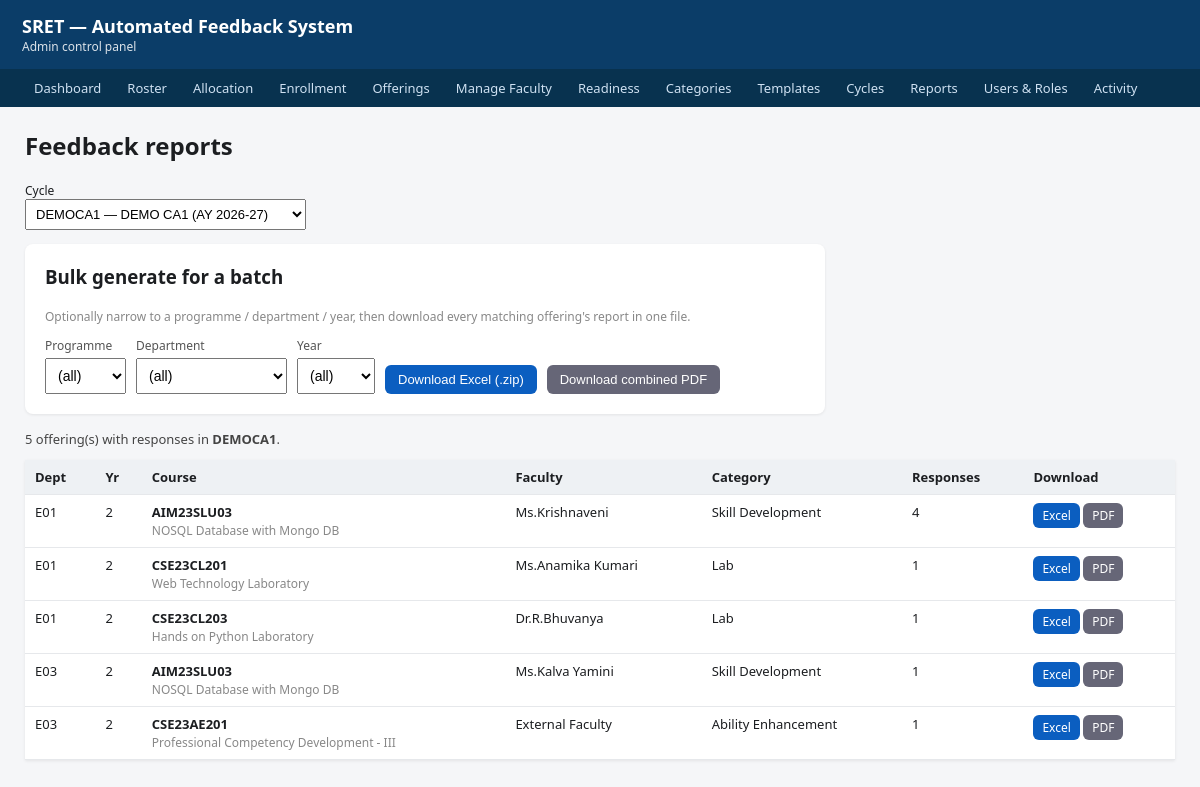
Page /admin/reports?cycle_id=4 on the committed database.
### tables this page shows
CREATE TABLE cycle (
    id            INTEGER PRIMARY KEY AUTOINCREMENT,
    code          TEXT NOT NULL,            -- 'CA1' / 'CA3' / 'testCA1' (spec §9)
    label         TEXT NOT NULL,            -- 'CA1 – Intermediate'
    academic_year TEXT NOT NULL,            -- 'AY 2026-27' (which AY this cycle belongs to)
    semester      TEXT,                     -- 'ODD'/'EVEN' — the semester this cycle covers
    email_body    TEXT,                     -- editable email text with {placeholders}
    is_open       INTEGER NOT NULL DEFAULT 0, -- 1 = accepting submissions (legacy flag, kept)
    -- v3 lifecycle (spec §9): DRAFT while uploads/readiness in progress, OPEN once
    -- the Readiness Check passes and invitations go out, CLOSED after the window,
    -- ARCHIVED once the per-cycle DB is moved aside.
    status        TEXT NOT NULL DEFAULT 'DRAFT', -- DRAFT / OPEN / CLOSED / ARCHIVED
    -- is_test (spec §9.1) — THE critical safety flag. When 1, ALL outbound email
    -- is hard-redirected to a test address inside the mailer (not by config), and
    -- generated PDFs carry a 'TEST DATA' watermark; test cycles are excluded from
    -- every real analytic and can be deleted wholesale.
    is_test       INTEGER NOT NULL DEFAULT 0,
    -- readiness_state (spec §8.6) — cached result of the Readiness Check:
    -- 'UNKNOWN' (not yet run), 'NOT_READY' (errors outstanding), 'READY' (gate open).
    -- The "Open cycle" action is disabled unless this reads 'READY'.
    readiness_state TEXT NOT NULL DEFAULT 'UNKNOWN', threshold_overall REAL NOT NULL DEFAULT 8.0, threshold_section REAL, min_responses INTEGER NOT NULL DEFAULT 10, dist_intro TEXT,
    UNIQUE (academic_year, code)
);

CREATE TABLE offering (
    id             INTEGER PRIMARY KEY AUTOINCREMENT,
    cycle_code     TEXT    NOT NULL,         -- which cycle's allocation this belongs to (scope)
    academic_year  TEXT    NOT NULL,         -- 'AY 2026-27' (kept for report headers + filenames)
    semester       TEXT,                     -- 'ODD'/'EVEN' (spec §7.2) — free-form, editable
    programme      TEXT,                     -- display label 'B.Tech'/'B.Sc'/'M.Sc'
    dept_code      TEXT    NOT NULL,         -- programme code E01…E81 (must exist in programme master)
    year_of_study  INTEGER NOT NULL,         -- 1..4 — must match a roster row (cross-check §7.2)
    section        TEXT    NOT NULL DEFAULT 'NA', -- 'A'/'B' or 'NA' if the class is not divided
    course_code    TEXT    NOT NULL,         -- e.g. 'CS4001'
    course_name    TEXT,                     -- e.g. 'Cloud Computing'
    course_type    TEXT    NOT NULL DEFAULT 'CORE', -- CORE / ELECTIVE / LAB / PROJECT (spec §7.2, §7.4)
    elective_basket TEXT,                    -- 'Elective-I' — required iff course_type=ELECTIVE
    faculty         TEXT,                    -- faculty display name, e.g. 'Dr. Priya R'
    faculty_email   TEXT,                    -- institutional email (validated at upload §7.2)
    faculty_id      TEXT,                    -- stable key across cycles, e.g. 'SRET1234'
    role            TEXT NOT NULL DEFAULT 'Primary', -- 'Primary' / 'Co-teacher'
    expected_students INTEGER,               -- optional; blank for electives (derived from enrollment)
    category_id     INTEGER,                 -- FK to category; auto-detected from code, editable
    source_sheet    TEXT,                    -- audit trail if produced by the migration helper
    source_cell     TEXT,                    -- audit trail if produced by the migration helper
    FOREIGN KEY (category_id) REFERENCES category(id)
);

CREATE TABLE category (
    id          INTEGER PRIMARY KEY AUTOINCREMENT,
    code        TEXT    NOT NULL UNIQUE,   -- 'THEORY','LAB','SKILL','AE' — the internal key
    name        TEXT    NOT NULL,          -- human label, e.g. 'Theory'
    form_title  TEXT,                      -- the Google-Form title this maps to
    report_key  TEXT                       -- 'T','L','SL','AE' — which report template
);

### admin/reports.py (the view, shortened to what this page needs)
@admin_bp.route("/reports")
def reports_home():
    master = get_master()
    cycles = master.execute(
        "SELECT * FROM cycle ORDER BY academic_year, code").fetchall()
    cycle_id = request.args.get("cycle_id", "").strip()
    selected = None
    if cycle_id:
        selected = master.execute(
            "SELECT * FROM cycle WHERE id=?", (cycle_id,)).fetchone()
    items = []
    programmes = depts = years = []
    if selected is not None and os.path.exists(
            db.cycle_db_path(selected["academic_year"], selected["code"])):
        cy = _open_cycle_db(selected)
        items = _offerings_with_responses(master, cy)
        cy.close()
        programmes = sorted({it["offering"]["programme"] for it in items})
        depts = sorted({it["offering"]["dept_code"] for it in items})
        years = sorted({it["offering"]["year_of_study"] for it in items})
    master.close()
    return render_template("reports.html", cycles=cycles, selected=selected,
                           items=items, programmes=programmes, depts=depts,
                           years=years, dept_names=Config.DEPT_CODES)

### activity_log.py (called while the page is built, shortened)
def _should_log(response):
    if request.blueprint == "student":
        return False
    if request.endpoint == "static" or request.endpoint is None:
        return False
    if request.method in _MUTATING_METHODS:
        return True
    if request.endpoint in SENSITIVE_GET:
        return True
    return False

def _after_request(response):
    try:
        if not _should_log(response):
            return response
    except Exception as exc:            # noqa: BLE001 — the hook must be bullet-proof
        print("activity_log: after_request hook error — %s" % exc, file=sys.stderr)
    return response

### admin/reports.py (called while the page is built)
def _open_cycle_db(cycle_row):
    conn = db.get_cycle(cycle_row["academic_year"], cycle_row["code"])
    schema_path = os.path.join(Config.BASE_DIR, "schema_cycle.sql")
    with open(schema_path, "r", encoding="utf-8") as fh:
        conn.executescript(fh.read())
    conn.commit()
    return conn

def _offerings_with_responses(master, cycle):
    rows = cycle.execute(
        "SELECT offering_id, COUNT(*) AS n FROM response GROUP BY offering_id"
    ).fetchall()
    counts = {r["offering_id"]: r["n"] for r in rows}
    if not counts:
        return []
    placeholders = ",".join("?" * len(counts))
    offerings = master.execute(
        f"""
        SELECT o.*, c.name AS category_name, c.report_key AS report_key
        FROM offering o LEFT JOIN category c ON c.id = o.category_id
        WHERE o.id IN ({placeholders})
        ORDER BY o.dept_code, o.year_of_study, o.course_code
        """,
        list(counts.keys()),
    ).fetchall()
    return [{"offering": o, "n_responses": counts[o["id"]]} for o in offerings]

### db.py (called while the page is built)
def _configure(conn: sqlite3.Connection) -> sqlite3.Connection:
    conn.row_factory = sqlite3.Row
    conn.execute("PRAGMA journal_mode=WAL;")
    conn.execute("PRAGMA foreign_keys=ON;")
    conn.execute("PRAGMA synchronous=NORMAL;")
    return conn

def _ensure_data_dir() -> None:
    os.makedirs(Config.DATA_DIR, exist_ok=True)

def get_master() -> sqlite3.Connection:
    _ensure_data_dir()
    conn = sqlite3.connect(Config.MASTER_DB)
    return _configure(conn)

def cycle_db_path(ay_label: str, cycle_code: str) -> str:
    ay_clean = ay_label.replace("AY", "").strip().replace(" ", "")
    filename = f"cycle_{ay_clean}_{cycle_code}.db"
    return os.path.join(Config.DATA_DIR, filename)

### templates/reports.html (shortened to what this page needs)
{% extends "base.html" %}
{% block content %}
  <h2 style="margin-top:0">Feedback reports</h2>
  <form method="get" action="{{ url_for('admin.reports_home') }}" class="filters">
    <div>
      <label>Cycle</label>
      <select name="cycle_id" onchange="this.form.submit()">
        {% for c in cycles %}
          <option value="{{ c.id }}" {{ 'selected' if selected and c.id == selected.id }}>
            {{ c.code }} — {{ c.label }} ({{ c.academic_year }})
          </option>
        {% endfor %}
      </select>
    </div>
  </form>
  {% if not selected %}
    <p class="muted">No cycles exist yet. Create one on the Cycles page.</p>
  {% elif items|length == 0 %}
    <p class="muted">No responses collected yet for <b>{{ selected.code }}</b>.
       Reports appear here once students start submitting.</p>
  {% else %}
    <div class="card">
      <h3 style="margin-top:0">Bulk generate for a batch</h3>
      <p class="muted">Optionally narrow to a programme / department / year, then
        download every matching offering's report in one file.</p>
      <form method="get" id="bulkform"
            action="{{ url_for('admin.report_bulk', cycle_id=selected.id, fmt='zip') }}"
            style="display:flex; gap:10px; align-items:end; flex-wrap:wrap">
        <div class="field" style="margin:0"><label>Programme</label>
          <select name="programme"><option value="">(all)</option>
          </select></div>
        <div class="field" style="margin:0"><label>Department</label>
          <select name="dept"><option value="">(all)</option>
          </select></div>
        <div class="field" style="margin:0"><label>Year</label>
          <select name="year"><option value="">(all)</option>
          </select></div>
        <button class="btn" type="submit"
                formaction="{{ url_for('admin.report_bulk', cycle_id=selected.id, fmt='zip') }}">
          Download Excel (.zip)</button>
        <button class="btn grey" type="submit"
                formaction="{{ url_for('admin.report_bulk', cycle_id=selected.id, fmt='pdf') }}">
          Download combined PDF</button>
      </form>
    </div>
    <div class="stat">{{ items|length }} offering(s) with responses in
      <b>{{ selected.code }}</b>.</div>
    <table>
      <thead><tr><th>Dept</th><th>Yr</th><th>Course</th><th>Faculty</th>
        <th>Category</th><th>Responses</th><th>Download</th></tr></thead>
      <tbody>
        {% for it in items %}
          {% set o = it.offering %}
          <tr>
            <td>{{ o.dept_code }}</td>
            <td>{{ o.year_of_study }}</td>
            <td><b>{{ o.course_code }}</b><br><span class="muted">{{ o.course_name }}</span></td>
            <td>{{ o.faculty or '—' }}</td>
            <td>{% if o.category_name %}{{ o.category_name }}{% else %}<span class="pill warn">uncategorised</span>{% endif %}</td>
            <td>{{ it.n_responses }}</td>
            <td style="white-space:nowrap">
              {% if o.report_key %}
                <a class="btn small" href="{{ url_for('admin.report_one', cycle_id=selected.id, offering_id=o.id, fmt='xlsx') }}">Excel</a>
                <a class="btn small grey" href="{{ url_for('admin.report_one', cycle_id=selected.id, offering_id=o.id, fmt='pdf') }}">PDF</a>
              {% else %}
                <span class="muted">set a category first</span>
              {% endif %}
            </td>
          </tr>
        {% endfor %}
      </tbody>
    </table>
  {% endif %}
{% endblock %}

### templates/base.html (style rules this page uses)
body { font-family: system-ui, Arial, sans-serif; margin: 0; background:#f5f6f8; color:#1c1e21; }
table { border-collapse:collapse; width:100%; background:#fff; box-shadow:0 1px 3px rgba(0,0,0,.08); }
th, td { text-align:left; padding:8px 10px; border-bottom:1px solid #e6e8eb; font-size:13px; vertical-align:top; }
th { background:#eef1f4; position:sticky; top:0; }
a.btn, button.btn { display:inline-block; background:#0b5ec0; color:#fff; border:none; padding:7px 13px; border-radius:6px; font-size:13px; text-decoration:none; cursor:pointer; }
a.btn.small, button.btn.small { padding:4px 9px; font-size:12px; }
.filters { margin-bottom:14px; display:flex; gap:10px; flex-wrap:wrap; align-items:end; }
.filters label { font-size:12px; display:block; }
.filters select, .filters input { padding:6px; font-size:13px; }
.stat { font-size:13px; color:#444; margin-bottom:12px; }
.field { margin-bottom:14px; }
.field label { display:block; font-size:12px; color:#555; margin-bottom:4px; }
.field input, .field select, .field textarea { width:100%; max-width:620px; padding:8px; font-size:14px; }
.card { background:#fff; padding:20px; border-radius:8px; box-shadow:0 1px 3px rgba(0,0,0,.08); max-width:760px; margin-bottom:16px; }
.btn.grey { background:#667; }
.muted { color:#888; font-size:12px; }

### rows in the picture
cycle: code "DEMOCA1"
offering: dept_code "E01", year_of_study "2", course_code "AIM23SLU03", course_name "NOSQL Database with Mongo DB", faculty "Ms.Krishnaveni"
category: category_name "Skill Development" "Skill Development"
offering: dept_code "E01", year_of_study "2", course_code "CSE23CL201", course_name "Web Technology Laboratory", faculty "Ms.Anamika Kumari"
category: category_name "Lab" "Lab"
offering: dept_code "E01", year_of_study "2", course_code "CSE23CL203", course_name "Hands on Python Laboratory", faculty "Dr.R.Bhuvanya"
offering: dept_code "E03", year_of_study "2", course_code "AIM23SLU03", course_name "NOSQL Database with Mongo DB", faculty "Ms.Kalva Yamini"
offering: dept_code "E03", year_of_study "2", course_code "CSE23AE201", course_name "Professional Competency Development - III", faculty "External Faculty"
category: category_name "Ability Enhancement"

### other values in the picture
{{ items|length }} "5"
{{ it.n_responses }} "4" "1" "1" "1" "1"
form field cycle_id "DEMOCA1 — DEMO CA1 (AY 2026-27)"
